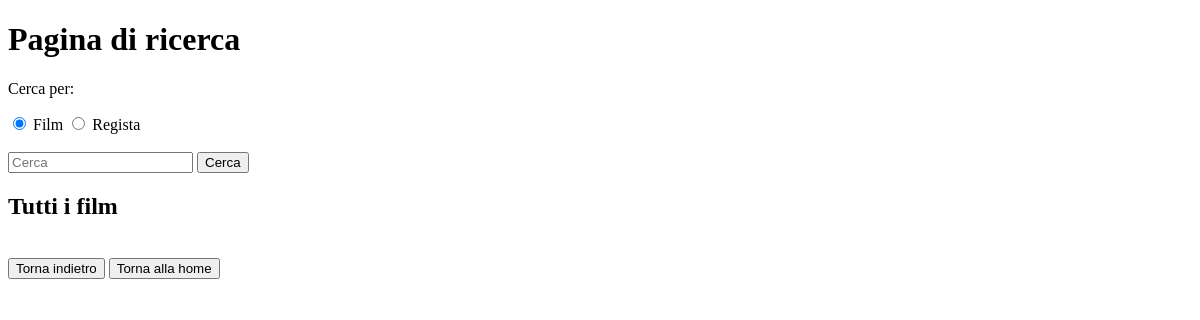
Before: /frontend/search.php with the older database file.
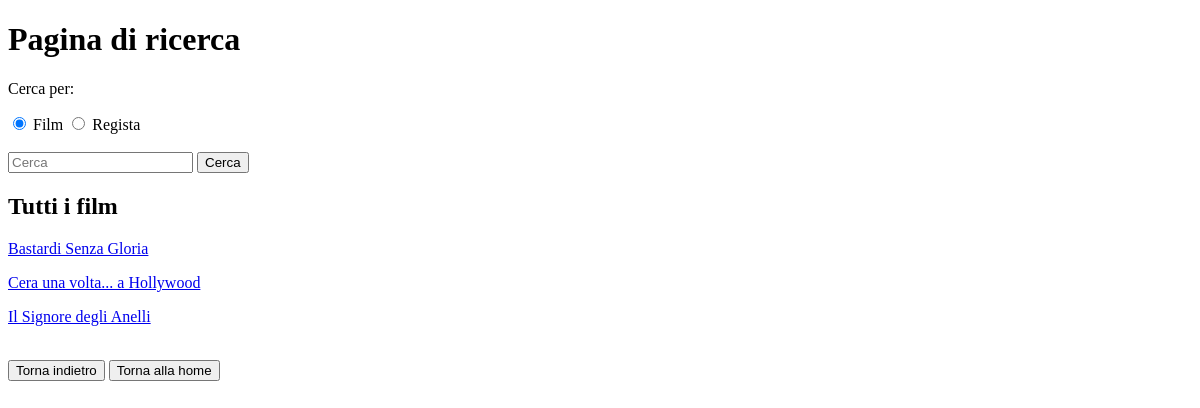
After: the same page with the newer database file.
### tables this page shows
CREATE TABLE `film` (
  `id` bigint(20) UNSIGNED NOT NULL,
  `titolo` varchar(1000) NOT NULL,
  `anno` int(11) NOT NULL,
  `durata` int(11) NOT NULL,
  `genere` varchar(500) DEFAULT NULL,
  `trama` varchar(10000) DEFAULT NULL,
  `locandina` varchar(255) DEFAULT NULL,
  `banner` varchar(255) DEFAULT NULL
);

### frontend/search.php (the view, shortened to what this page needs)
<!DOCTYPE html>
<html>
<head>
</head>
<?php
    include '../backend/connessione.php';
?>
<body>
    <h1>Pagina di ricerca</h1>
    <form action="search.php" method="GET">
        <div>
            <p>Cerca per:</p>
            <input type="radio" id="film" name="filter" value="film" checked/>
            <label for="film">Film</label>
            <input type="radio" id="director" name="filter" value="director" />
            <label for="director">Regista</label>
        </div>
        <br>
        <input type="text" name="search" placeholder="Cerca">
        <button type="submit">Cerca</button>
    </form>
    <?php
        if (isset($_GET['search']) && isset($_GET['filter']) && $_GET['search'] != "" && ($_GET['filter'] == "film" || $_GET['filter'] == "director")){
            $searchQuery = $_GET['search'];
            $filter = $_GET['filter'];
            if($filter == "director"){
                $query = "SELECT * FROM Registi WHERE nome LIKE ? OR cognome LIKE ?";
            }
            else if($filter == "film"){
                $query = "SELECT * FROM Film WHERE titolo LIKE ?";
            }
            $stmt = $connessione->prepare($query);
            $searchQuery = "%".$searchQuery."%";
            if($filter == "director"){
                $stmt->bind_param("ss",$searchQuery, $searchQuery);
            }else if($filter == "film"){
                $stmt->bind_param("s", $searchQuery);
            }
            $stmt->execute();
            $results = $stmt -> get_result();
            if($results->num_rows){
                echo "<h2>Risultati ricerca</h2>";
                if($filter == "director"){
                    foreach ($results as $result) {
                        echo "<a href='director.php?director=".$result['id']."'><p>{$result['nome']} {$result['cognome']}</p></a>";
                    }
                }
                else if($filter == "film"){
                    foreach ($results as $result) {
                        echo "<a href='film.php?film=".$result['id']."'><p>{$result['titolo']}</p></a>";
                    }
                }
            }
            else{
                echo "<p>Nessun risultato trovato</p>";
            }
        }
        else {
            echo "<h2>Tutti i film</h2>";
            $results = $connessione->query("SELECT * FROM Film ORDER BY titolo");
            foreach ($results as $result) {
                echo "<a href='film.php?film=".$result['id']."'><p>{$result['titolo']}</p></a>";
            }
        }
    ?>
    <br>
    <button onclick="window.history.back()">Torna indietro</button> <a href="home.php"><button>Torna alla home</button></a>
</body>
</html>

Changed rows visible on the page:
added film: titolo "Bastardi Senza Gloria"
added film: titolo "Cera una volta... a Hollywood"
added film: titolo "Il Signore degli Anelli"
